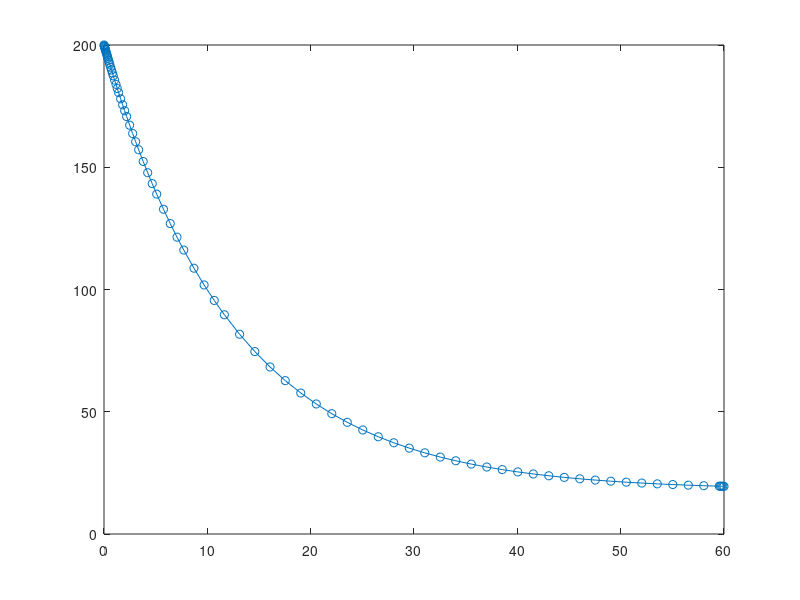

Write MATLAB code to recreate this figure.
clear;

pizza = @(t,x,k,Tr) k*(Tr-x);

[t,y] = ode45(pizza, ...
                     [0 60], ...
                     200,...
                     odeset,...
                     0.08,...
                     18);

plot(t, y,'-o');